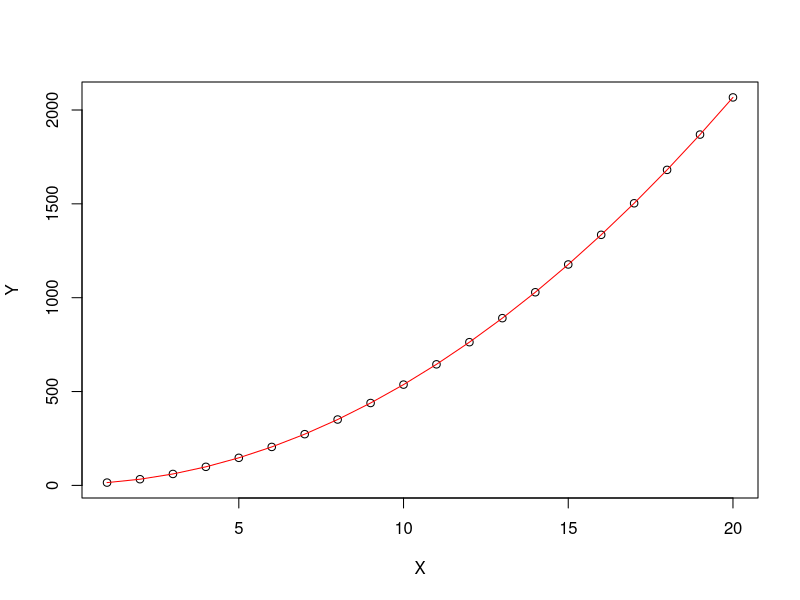

Write the R code that produced this figure.
X <- c(1, 2, 3, 4, 5, 6, 7, 8, 9, 10, 11, 12, 13, 14, 15, 16, 17, 18, 19, 20)
Y <- 5 * X^2 + 3 * X + 7
n <- length(X)

PolynomialReg <- function(X, Y) {
    detA0Upper <- detA0UpperCalculate(X, Y)
    detBottom <- detBottomCalculate(X, Y)

    detA1Upper <- detA1UpperCalculate(X, Y)
    detA2Upper <- detA2UpperCalculate(X, Y)

    A0 <- detA0Upper / detBottom
    A1 <- detA1Upper / detBottom
    A2 <- detA2Upper / detBottom

    print(A0)
    print(A1)

    plot(X, Y)

    lines(X, A2 * X^2 + A1 * X + A0, type = "l", lty = 1, col = "red")
}

detBottomCalculate <- function(X, Y) {
    sumx4 <- Summary(X^4)
    sumx3 <- Summary(X^3)
    sumx2 <- Summary(X^2)
    sumx <- Summary(X)

    detBottom <- sumx4 * CalcDet(sumx2, sumx, sumx, n) -
        sumx3 * CalcDet(sumx3, sumx, sumx2, n) +
        sumx2 * CalcDet(sumx3, sumx2, sumx2, sumx)

    return(detBottom)
}

detA0UpperCalculate <- function(X, Y) {
    sumx4 <- Summary(X^4)
    sumx3 <- Summary(X^3)
    sumx2y <- Summary(X^2, Y)
    sumx2 <- Summary(X^2)
    sumxy <- Summary(X, Y)
    sumx <- Summary(X)
    sumy <- Summary(Y)

    detUpper <- sumx4 * CalcDet(sumx2, sumxy, sumx, sumy) -
        sumx3 * CalcDet(sumx3, sumxy, sumx2, sumy) +
        sumx2y * CalcDet(sumx3, sumx2, sumx2, sumx)

    return(detUpper)
}

detA1UpperCalculate <- function(X, Y) {
	sumx4 <- Summary(X^4)
	sumx2y <- Summary(X^2, Y)
	sumx2 <- Summary(X^2)
	sumx3 <- Summary(X^3)
	sumxy <- Summary(X,Y)
	sumx <- Summary(X)
	sumy <- Summary(Y)
	
	detUpper <- sumx4 * CalcDet(sumxy, sumx, sumy, n) -
		sumx2y * CalcDet(sumx3, sumx, sumx2, n) +
		sumx2 * CalcDet(sumx3, sumxy, sumx2, sumy)

	return(detUpper)

}

detA2UpperCalculate <- function(X, Y) {
	sumx2y <- Summary(X^2, Y)
	sumx3 <- Summary(X^3)
	sumx2 <- Summary(X^2)
	sumxy <- Summary(X, Y)
	sumx2 <- Summary(X^2)
	sumx <- Summary(X)
	sumy <- Summary(Y)
	
	detUpper <- sumx2y * CalcDet(sumx2, sumx, sumx, n) -
		sumx3 * CalcDet(sumxy, sumx, sumy, n) +
		sumx2 * CalcDet(sumxy, sumx2, sumy, sumx)

	return(detUpper)
}

Summary <- function(X, Y) {
    sum <- 0
    if (missing(Y)) {
        for (i in 1:n)
        {
            sum <- sum + X[i]
        }
        return(sum)
    }

    for (i in 1:n)
    {
        sum <- sum + (X[i] * Y[i])
    }
    return(sum)
}

CalcDet <- function(a, b, c, d) {
    total <- (a * d) - (b * c)

    return(total)
}

PolynomialReg(X, Y)